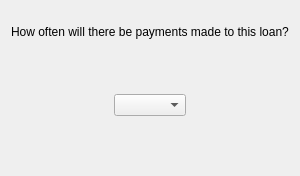
<?xml version="1.0" encoding="UTF-8"?>
<ui version="4.0">
 <class>PaymentFrequencyWizardPage</class>
 <widget class="QWizardPage" name="PaymentFrequencyWizardPage">
  <attribute name="title">
    <string>Payment frequency</string>
  </attribute>
  <layout class="QVBoxLayout">
    <property name="margin">
      <number>11</number>
    </property>
    <property name="spacing">
      <number>6</number>
    </property>
    <item>
      <widget class="QLabel" name="TextLabel11_2">
        <property name="text">
          <string>
How often will there be payments made to this loan?</string>
        </property>
        <property name="alignment">
          <set>Qt::AlignTop</set>
        </property>
        <property name="wordWrap">
          <bool>true</bool>
        </property>
      </widget>
    </item>
    <item>
      <spacer name="Spacer54">
        <property name="sizeHint">
          <size>
            <width>0</width>
            <height>49</height>
          </size>
        </property>
        <property name="sizeType">
          <enum>QSizePolicy::Expanding</enum>
        </property>
        <property name="orientation">
          <enum>Qt::Vertical</enum>
        </property>
      </spacer>
    </item>
    <item>
      <layout class="QHBoxLayout">
        <property name="margin">
          <number>0</number>
        </property>
        <property name="spacing">
          <number>6</number>
        </property>
        <item>
          <spacer name="Spacer57">
            <property name="sizeHint">
              <size>
                <width>39</width>
                <height>0</height>
              </size>
            </property>
            <property name="sizeType">
              <enum>QSizePolicy::Expanding</enum>
            </property>
            <property name="orientation">
              <enum>Qt::Horizontal</enum>
            </property>
          </spacer>
        </item>
        <item>
          <widget class="KMyMoneyFrequencyCombo" name="m_paymentFrequencyUnitEdit"/>
        </item>
        <item>
          <spacer name="Spacer56">
            <property name="sizeHint">
              <size>
                <width>56</width>
                <height>0</height>
              </size>
            </property>
            <property name="sizeType">
              <enum>QSizePolicy::Expanding</enum>
            </property>
            <property name="orientation">
              <enum>Qt::Horizontal</enum>
            </property>
          </spacer>
        </item>
      </layout>
    </item>
    <item>
      <spacer name="Spacer55">
        <property name="sizeHint">
          <size>
            <width>0</width>
            <height>49</height>
          </size>
        </property>
        <property name="sizeType">
          <enum>QSizePolicy::Expanding</enum>
        </property>
        <property name="orientation">
          <enum>Qt::Vertical</enum>
        </property>
      </spacer>
    </item>
  </layout>
 </widget>
 <resources/>
 <connections/>
 <customwidgets>
 <customwidget>
  <class>KMyMoneyFrequencyCombo</class>
  <extends>KComboBox</extends>
  <header>kmymoneyfrequencycombo.h</header>
 </customwidget>
 <customwidget>
  <class>KComboBox</class>
  <extends>QComboBox</extends>
  <header>kcombobox.h</header>
 </customwidget>

 </customwidgets>
 <tabstops>
 </tabstops>
</ui>
